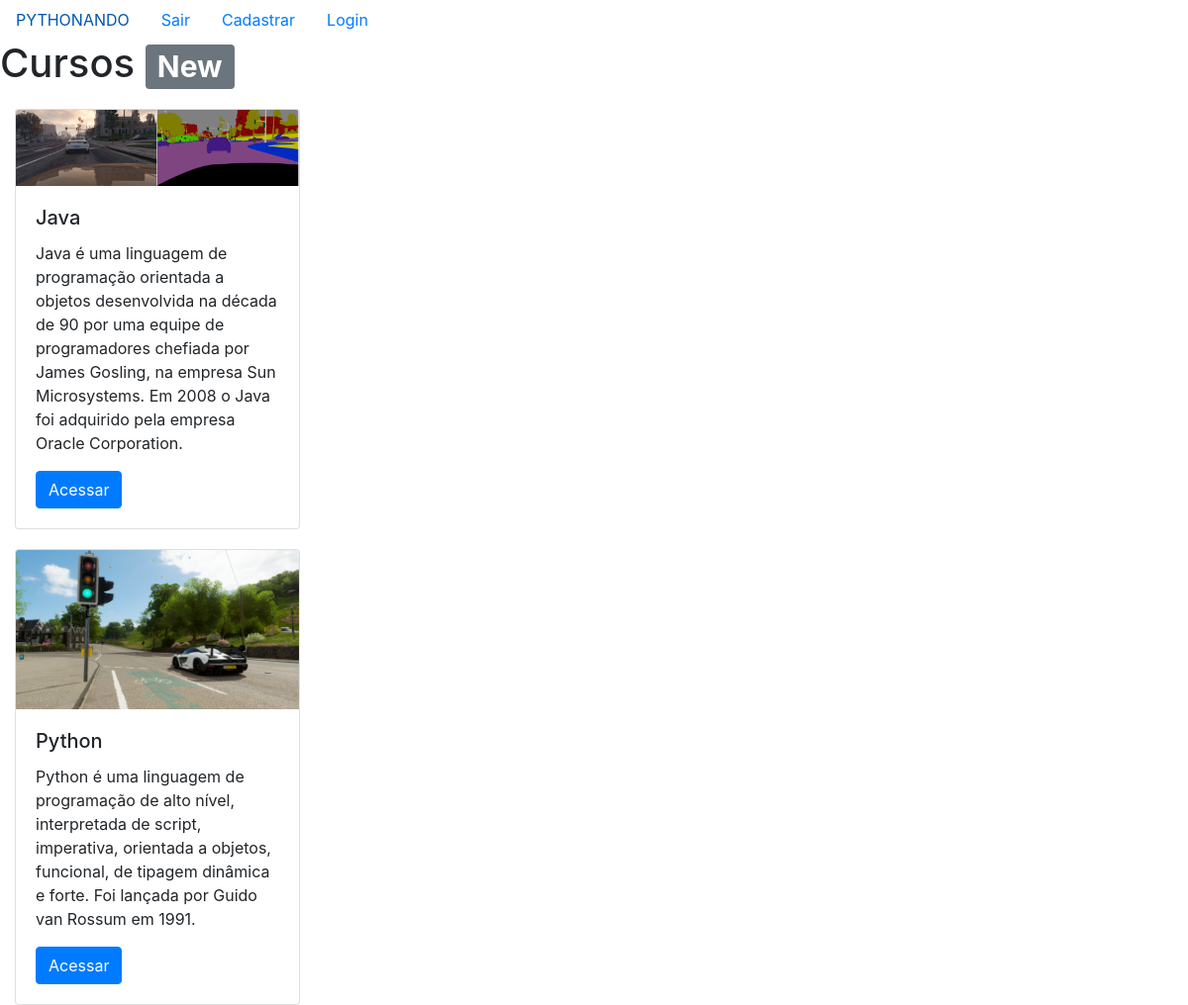
The app's page /home/ (signed in) with its own data.
### cursos/models.py (models this page shows, shortened)
class Cursos(models.Model):
    nome = models.CharField(max_length=100)
    descricao = models.TextField()
    thumb = models.ImageField(upload_to = "thumb_cursos")

### cursos/views.py (the view)
# urls.py: path('',views.home, name='home'),
def home(request):
    if request.session.get('usuario'):
        cursos = Cursos.objects.all()
        request_usuario = request.session.get('usuario')
        return render(request, 'home.html',{'cursos': cursos, 'request_usuario':request_usuario})
    else:
        return redirect('/auth/login?status=2')

### cursos/templates/home.html (shortened to what this page needs)
{% extends 'base.html' %}
{% block 'body' %}
<h1>Cursos <span class="badge badge-secondary">New</span></h1>
    <div class = "row-center">
{% for i in cursos%}
   <div class="col-md" style="margin-top: 20px;">
    <div class="card" style="width: 18rem;">
        <img class="card-img-top" src="{{ i.thumb.url }}" alt="Card image cap">
        <div class="card-body">
        <h5 class="card-title">{{i.nome}}</h5>
        <p class="card-text">{{i.descricao}}</p>
        <a href="#" class="btn btn-primary">Acessar</a>
        </div>
    </div>
</div>
</div>
{% endfor %}
{% endblock %}

### records on screen
Cursos: thumb (picture), nome "Java", descricao "Java é uma linguagem de programação orientada a objetos desenvolvida na década de 90 por uma equipe de programadores chefiada por James Gosling, na empresa Sun Microsystems. Em 2008 o Java foi adquirido pela empresa Oracle Corporation."
Cursos: thumb (picture), nome "Python", descricao "Python é uma linguagem de programação de alto nível, interpretada de script, imperativa, orientada a objetos, funcional, de tipagem dinâmica e forte. Foi lançada por Guido van Rossum em 1991."
